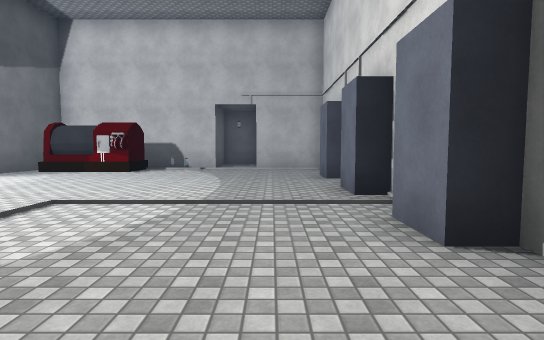
view 1 (above)

16 first-person views from a walk through a 3-D level made in the Unity game engine. The camera is 1.4 m above the floor, tilts 4° down and sees 80° across. Doors are open. The floor is counted in squares, 2 m on a side. Each view is taken from the middle of a square. On the plan, view 1 faces up. The plan holds only what a view shows up to about 10 squares ahead; the rest is blank. The place goes on beyond the plan. The player is left out. Surface patterns are stand-ins for the level's own textures.

view 2
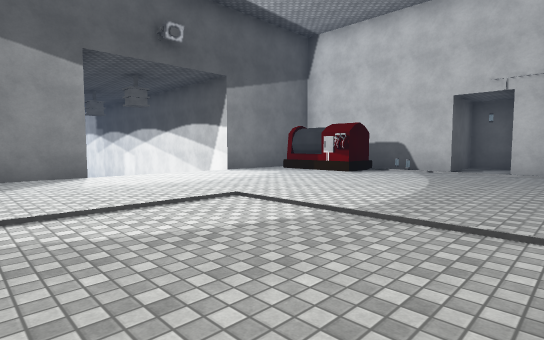

view 3
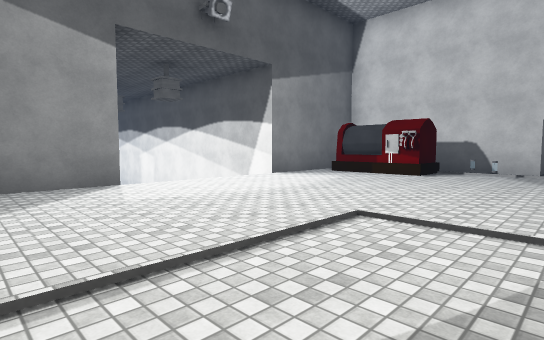

view 4
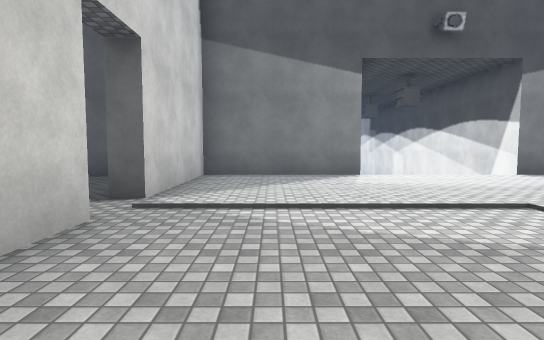

view 5
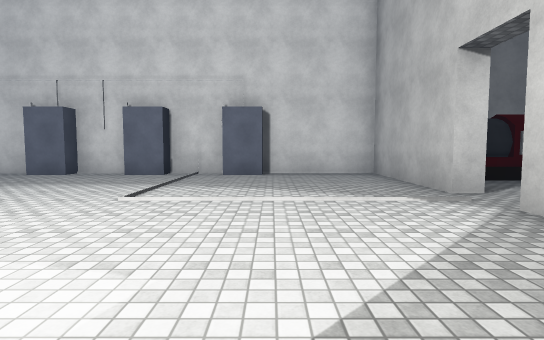

view 6
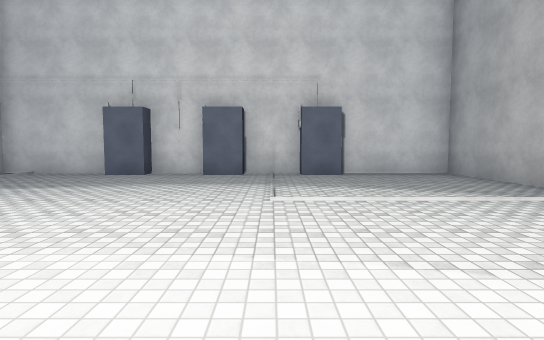

view 7
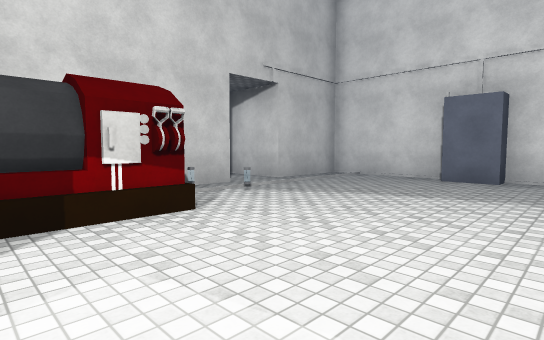

view 8
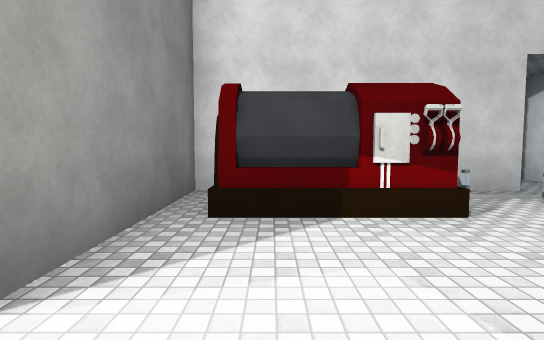

view 9
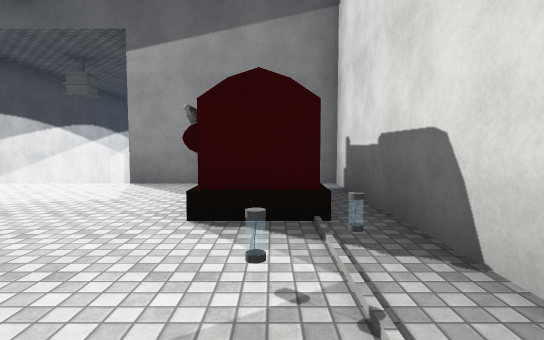

view 10
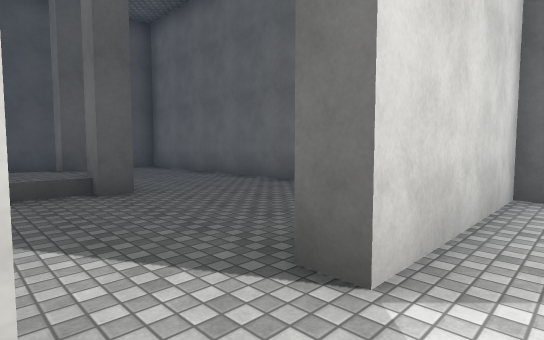

view 11
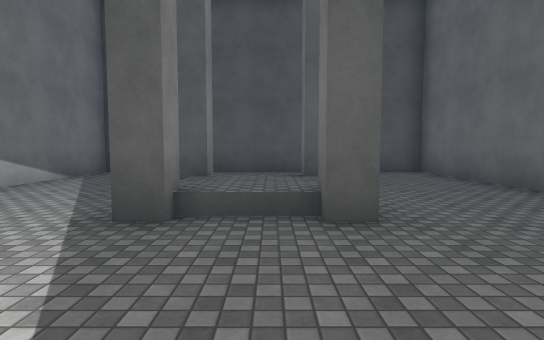

view 12
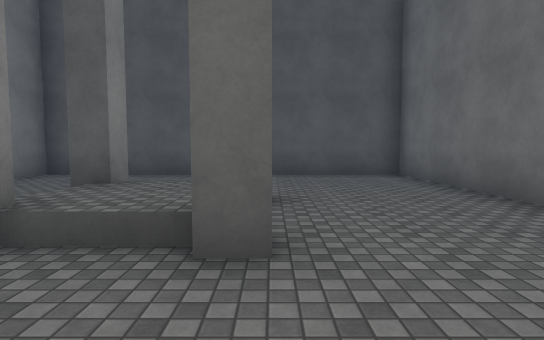

view 13
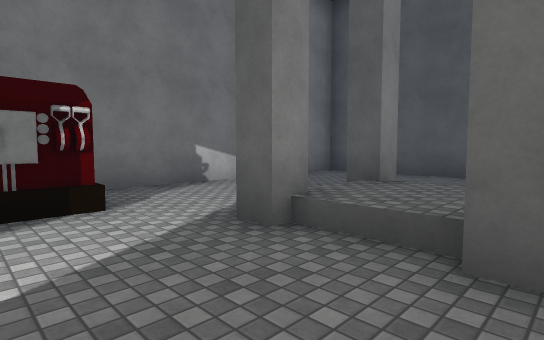

view 14
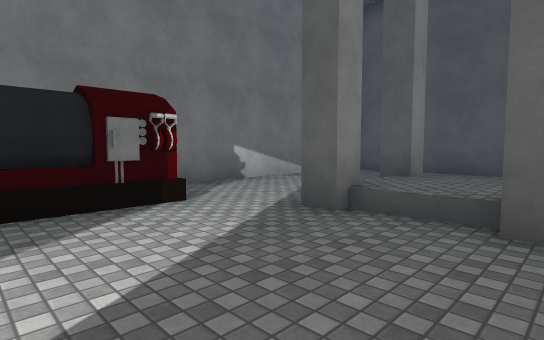

view 15
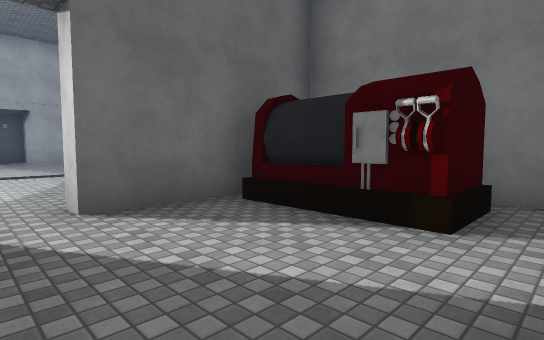

view 16
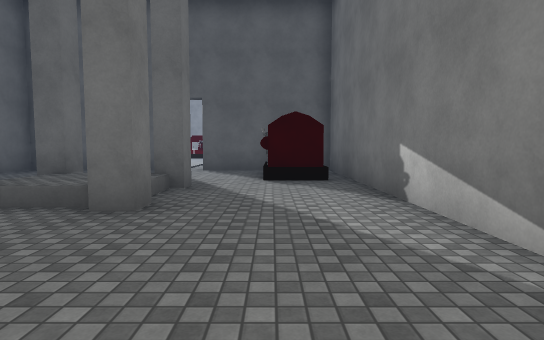

### Floor plan
Points are (right, up) in squares from view 1. A wall is a line through its corners. A room is listed if a view was taken in it or the views show most of it. See-through windows are left out.
Room 1 (views 1, 2, 3, 4, 5, 6, 7, 8, 9, 10)
walls: (-7.2, 3.4) (-7.2, -0.7) (-3.4, -0.7); (-2, -0.7) (1.8, -0.7) (1.8, 7.2); (1.8, 8.4) (1.8, 11.3) (-0.5, 11.3); (-1.9, 11.3) (-7.2, 11.3) (-7.2, 7.3) (-9.1, 7.3); (-10.5, 3.3) (-9, 3.3)
ways out: open door at (-2.5, -1) to room 2; open door at (-1.5, 11)
objects: other object (-6, 10) to (-5, 10); other object (-3, 10); other object (-3, 11); other object (1, 3); other object (1, 5); other object (1, 8)
Room 2 (views 11, 12, 13, 14, 15, 16)
walls: (-4, -7) (-3.4, -7) (-3.4, -7.5); (-2, -7) (-1.5, -7) (-1.5, -7.5) (-2, -7.5) (-2, -7); (-2, -5.5) (-2, -5) (-1.5, -5) (-1.5, -5.5) (-2, -5.5); (-4.1, -5) (-3.4, -5) (-3.4, -5.5) (-4, -5.5); (-5.5, -1.3) (-7.2, -1.3) (-7.2, -11.3) (1.8, -11.3) (1.8, -1.2); (0.4, -1.3) (-2, -1.3)
ways out: open door at (-2.5, -1) to room 1
objects: other object (0, -4) to (1, -2)

Positions as (right, up) in squares from view 1, and headings:
1: (0, 0), facing up
2: (1, 1), facing up-left
3: (-1, 1), facing up-left
4: (1, 1), facing left
5: (-7, 2), facing right
6: (-7, 4), facing right
7: (-6, 6), facing up-right
8: (-6, 6), facing up
9: (-1, 10), facing left
10: (-2, 0), facing down-left
11: (-3, -2), facing down
12: (-4, -3), facing down
13: (-4, -3), facing down-right
14: (-4, -2), facing down-right
15: (-3, -5), facing up-right
16: (0, -11), facing up
